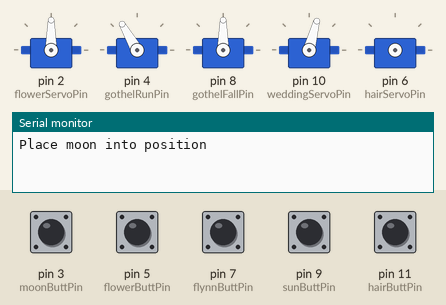
The sketch below on a simulated Arduino Uno, built with avr-gcc and run on an emulated ATmega328P. Parts: 5 × servo, the last lines printed to the serial monitor. The test bench sets the inputs (shaded band); at power-on: pin 3 (moonButtPin), pin 5 (flowerButtPin), pin 7 (flynnButtPin), pin 9 (sunButtPin), pin 11 (hairButtPin) HIGH.

Above: at 2.7 s.
2.8 s: pin 3 (moonButtPin) pulled LOW for 0.15 s
At 3.6 s:
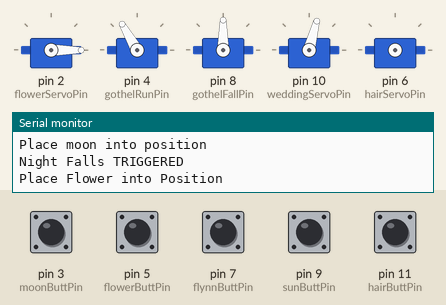
4.4 s: pin 5 (flowerButtPin) pulled LOW for 0.15 s
At 4.8 s:
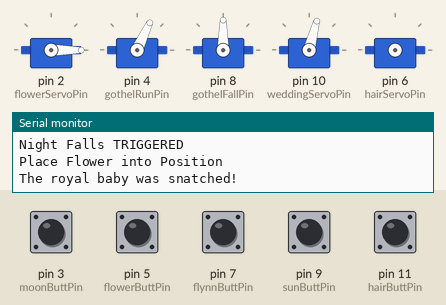
6.0 s: pin 7 (flynnButtPin) pulled LOW for 0.15 s
7.6 s: pin 11 (hairButtPin) pulled LOW for 0.15 s
At 8.1 s:
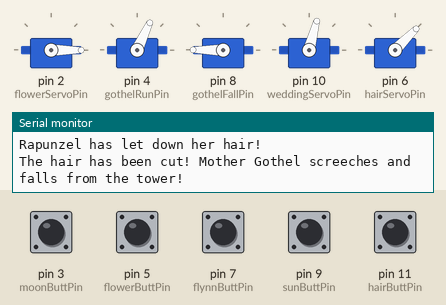
Timing chart, 0 to 10.6 s (numbered marks = the images above; inputs shaded):
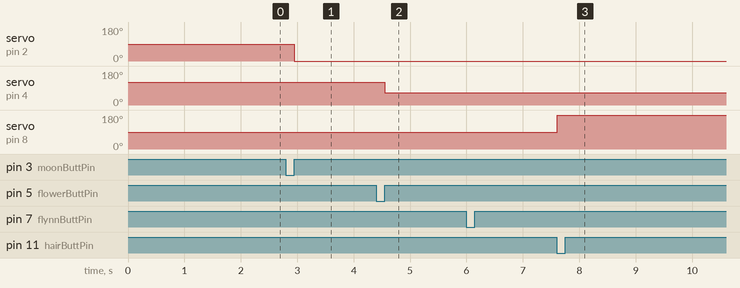

The sketch:

TangledCode.ino
```cpp
#include <Servo.h>

// Servo Objects
Servo flowerServo;
Servo gothelRunServo;
Servo hairServo;
Servo gothelFallServo;
Servo weddingServo;

// Servo Pins
const int flowerServoPin = 2;
const int gothelRunPin   = 4;
const int hairServoPin   = 6;
const int gothelFallPin  = 8;
const int weddingServoPin = 10;

// Button Pins (INPUT_PULLUP = pressed LOW)
const int moonButtPin   = 3;
const int flowerButtPin = 5;
const int flynnButtPin  = 7;
const int hairButtPin   = 11;
const int sunButtPin    = 9;

// Button Last States
int lastMoonButtState;
int lastFlowerButtState;
int lastFlynnButtState;
int lastHairButtState;
int lastSunButtState;

// Story Progress Flags
bool moon = false;
bool flower = false;
bool flynn = false;
bool hair = false;
bool sun = false;

// Print "The End" Once
bool printedEnd = false;

void setup() {
  Serial.begin(9600);
  Serial.println("Place moon into position");

  // Enable Internal Pull-Ups
  pinMode(moonButtPin, INPUT_PULLUP);
  pinMode(flowerButtPin, INPUT_PULLUP);
  pinMode(flynnButtPin, INPUT_PULLUP);
  pinMode(hairButtPin, INPUT_PULLUP);
  pinMode(sunButtPin, INPUT_PULLUP);

  // Read Initial Button States
  lastMoonButtState   = digitalRead(moonButtPin);
  lastFlowerButtState = digitalRead(flowerButtPin);
  lastFlynnButtState  = digitalRead(flynnButtPin);
  lastHairButtState   = digitalRead(hairButtPin);
  lastSunButtState    = digitalRead(sunButtPin);

  flowerServo.attach(flowerServoPin);
  // flowerServo.write(0);
  // delay(500);
  // flowerServo.detach();


  // Set Gothel Run servo to starting position
  gothelRunServo.attach(gothelRunPin);
  gothelRunServo.write(120);
  delay(500);
  gothelRunServo.detach();

    // Set Gothel Fall servo to starting position
  gothelFallServo.attach(gothelFallPin);
  gothelFallServo.write(90);
  delay(500);
  gothelRunServo.detach();

      // Set Wedding servo to starting position
  weddingServo.attach(weddingServoPin);
  weddingServo.write(75);
  delay(500);
  weddingServo.detach();

}

void loop() {

  // FIRST INTERACTION: MOON
  int moonState = digitalRead(moonButtPin);

  // Debug print to see what's happening
  // Serial.print("Moon button state: ");
  // Serial.println(moonState);

  // Detect LOW → HIGH
  if (!moon && lastMoonButtState == LOW && moonState == HIGH) {
     Serial.println("Night Falls TRIGGERED");

     flowerServo.write(0);
     delay(500);
     flowerServo.detach();

     moon = true;
     Serial.println("Place Flower into Position");
   }

   lastMoonButtState = moonState;

  // SECOND INTERACTION: FLOWER/GOTHEL
  int flowerState = digitalRead(flowerButtPin);

  //   // Debug print to see what's happening
  // Serial.print("flower button state: ");
  // Serial.println(flowerState);


  if (moon && !flower && lastFlowerButtState == LOW && flowerState == HIGH) {
    Serial.println("The royal baby was snatched!");

    gothelRunServo.attach(gothelRunPin);
    gothelRunServo.write(65);
    delay(500);
    gothelRunServo.detach();

    flower = true;
  }

  lastFlowerButtState = flowerState;


  // THRID INTERACTION: FLYNN
  int flynnState = digitalRead(flynnButtPin);

  // // Debug print to see what's happening
  // Serial.print("Flynn button state: ");
  // Serial.println(flynnState);

  if (flower && !flynn && lastFlynnButtState == LOW && flynnState == HIGH) {
    Serial.println("Rapunzel has let down her hair!");

    hairServo.attach(hairServoPin);
    hairServo.write(45);
    delay(500);
    hairServo.detach();

    flynn = true;
  }
  lastFlynnButtState = flynnState;


  // FOURTH INTERACTION: HAIR CUT
  int hairState = digitalRead(hairButtPin);

  // Debugging
  // Serial.print("hair button state: ");
  // Serial.println(hairState);

 if (flower && flynn && !hair && lastHairButtState == HIGH && hairState == LOW) {
    Serial.println("The hair has been cut! Mother Gothel screeches and falls from the tower!");

    gothelFallServo.attach(gothelFallPin);
    gothelFallServo.write(180);
    delay(500);
    gothelFallServo.detach();

    hair = true;
  }

  lastHairButtState = hairState;


  // FIFTH INTERACTION: WEDDING
  int sunState = digitalRead(sunButtPin);

  // // Debug print to see what's happening
  // Serial.print("Sun button state: ");
  // Serial.println(sunState);

  if (hair && !sun && lastSunButtState == HIGH && sunState == LOW) {
    Serial.println("Rapunzel & Flynn are soon to be wed, and they live happily ever after.");

    weddingServo.attach(weddingServoPin);
    weddingServo.write(75);
    delay(500);
    weddingServo.detach();

    sun = true;
  }
  lastSunButtState = sunState;


  // PRINT END
  if (sun && !printedEnd) {
    Serial.println("The End!");
    printedEnd = true;
  }

}
```

Measured:
- after the input at 2.8 s, servo on pin 2 (flowerServoPin): 90° → 0° after 0.15 s
- after the input at 4.4 s, servo on pin 4 (gothelRunPin): 120° → 65° after 0.15 s
- after the input at 7.6 s, servo on pin 8 (gothelFallPin): 90° → 180° at once
